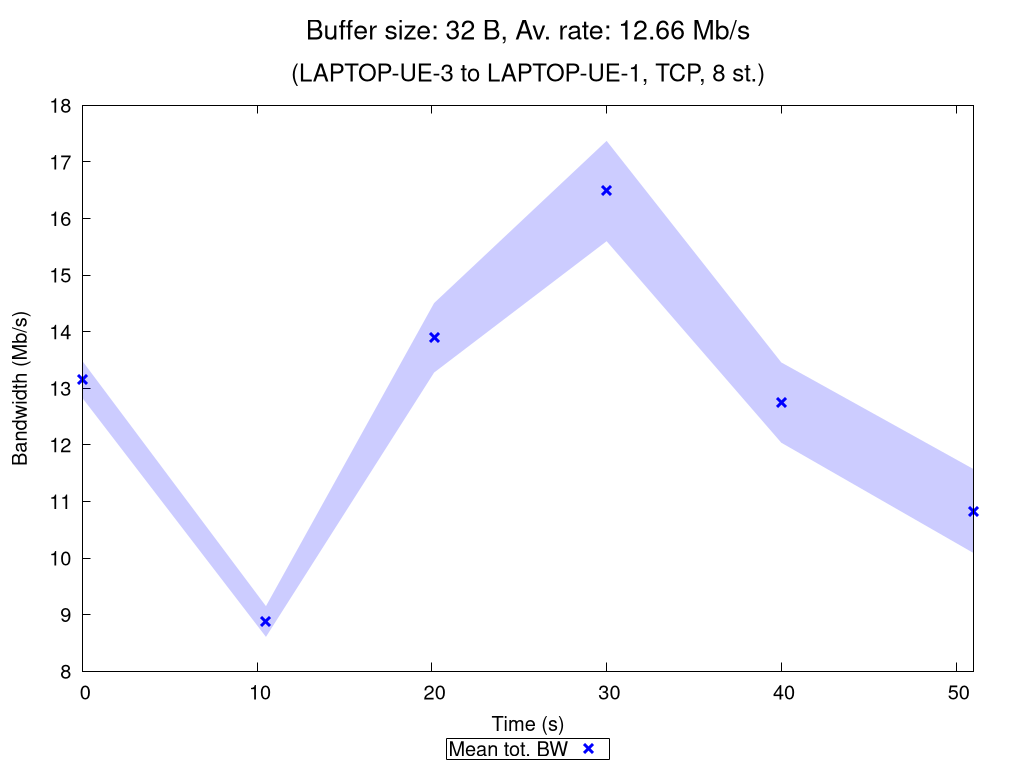

Recreate this plot in gnuplot.
set terminal pngcairo nocrop enhanced size 1024,768 font "Verdana,15"
set output "TCP_8_st_2020_10_06_16-04-51_two2one_00032B.png"

set title "{/=20 Buffer size: 32 B, Av. rate: 12.66 Mb/s}\n\n{/=18 (LAPTOP-UE-3 to LAPTOP-UE-1, TCP, 8 st.)}"

set xlabel "Time (s)"
set ylabel "Bandwidth (Mb/s)"
set ytics nomirror
set key bmargin center horizontal box samplen 1 width -1
set bmargin 4.6
set rmargin 4.5

rf = 1000000.0  # rate factor
set style fill transparent solid 0.2 noborder
set autoscale xfix
plot "TCP_8_st_2020_10_06_16-04-51_two2one_00032B_iperf_processed.dat" using 1:($2/rf-$3/rf):($2/rf+$3/rf) with filledcurves lc rgb "blue" notitle, \
     "" using 1:($2/rf) with points pt 2 ps 1.5 lw 3 lc rgb "blue" title "Mean tot. BW", \
